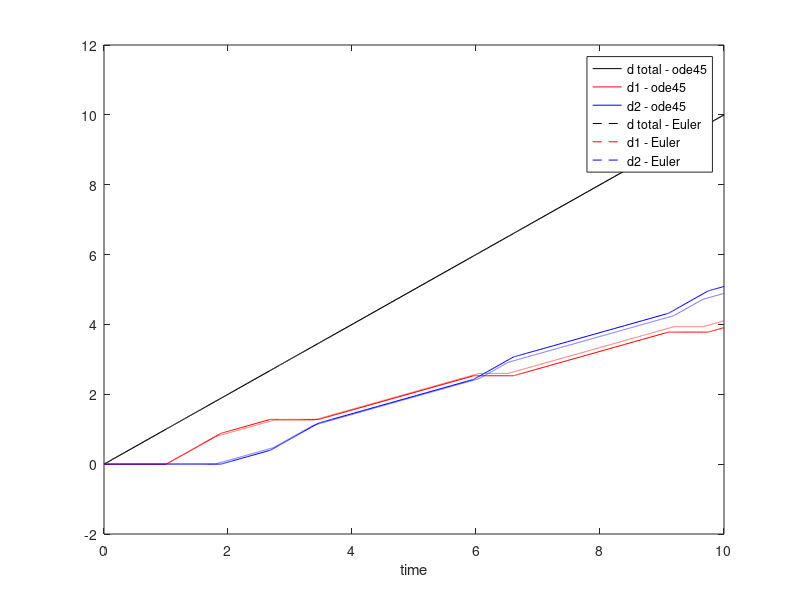
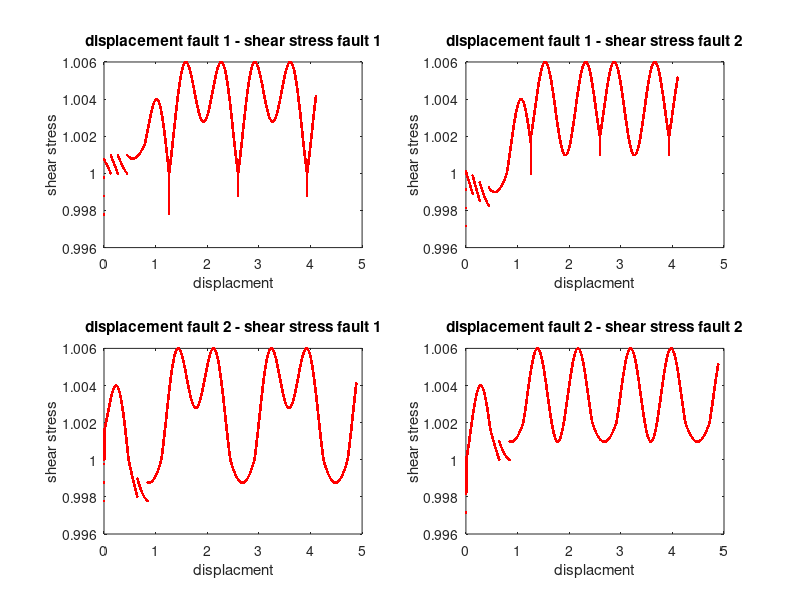

Write MATLAB code to recreate these figures, in order.
function [] = fault_system_idealized()
% Calculates displacements along 2 nearly parallel fault strands
% given some idealized assumptions:
% stress ~ sigma_xy + epsilon(t)
% fault1 ~ yield stress tau0, angle ~ 0 + epsilon1
% fault2 ~ yield stress tau0, angle ~ 0 + epsilon2
% Instead of changes directly to sigma_xy, below implements changes to
% principal stress angle as the perturbation
% yield criterion sigma_xy >= tau0
% System driven by applied constant velocity
% Stress is calculated elastically
% Written by VCT
    sigma_xy = 1;
    tau0 = 1;
    v = 1;
    mu = 1;
    H = 1;
    dt = 0.001;
    t = [0:dt:10];
    d = v*t;
    d1 = 0*t;
    d2 = d1;
    sigma_shear1 = d1;
    sigma_shear2 = d1;

    % Redundant, but need initial d1,d2,sigma_shear1,sigma_shear2 all zero
    d1(1) = 0;
    d2(1) = 0;
    sigma_shear1(1)=0;
    sigma_shear2(1)=0;

    % To toggle epsilon1 angle or ps_angle, pick different flags
    eps1_flag = 2;
    ps_angle_flag = 1;

    if eps1_flag == 1
        epsilon1 = .05;
    elseif eps1_flag == 2
        epsilon1 = .02;
    else
        epsilon1 = 0;
    end
    epsilon2 = 0;
    if ps_angle_flag == 1
        ps_angle = 0.1*cos(2*t); 
    else
        ps_angle = 0*t;
    end

    % Store fixed, specified time, and non-updating parameters in global structure
    % for easy access in ODE solver
    global G
    G.tau0 = tau0;
    G.mu = mu;
    G.H = H;
    G.v = v;
    G.epsilon1 = epsilon1;
    G.epsilon2 = epsilon2;
    G.ps_angle_flag = ps_angle_flag;
    
    % ODE initial conditions and ode45 solve
    ics = [0; 0; 0];
    tspan = [min(t) max(t)];
    opts = odeset('RelTol', 1e-6, 'AbsTol', 1e-6);
    [t45, y45] = ode45(@derivs, tspan, ics, opts);
    % Implicit stiff solver does not get past t = 1
    % [t15s, y15s] = ode15s(@derivs, tspan, ics, opts);
    
    for i=2:length(t)
        sigma_xy = mu/H*(d(i-1)-d1(i-1)-d2(i-1));
        sigma_shear1(i) = sigma_xy*cos(ps_angle(i-1)+epsilon1);
        sigma_shear2(i) = sigma_xy*cos(ps_angle(i-1)+epsilon2);
        if sigma_shear1(i) >= tau0 && sigma_shear2(i) < tau0
            %increment fault1
            d1(i)=d1(i-1)+v*dt;
            d2(i)=d2(i-1);
        elseif sigma_shear1(i) < tau0 && sigma_shear2(i) >= tau0
            %increment fault2
            d1(i)=d1(i-1);
            d2(i)=d2(i-1)+v*dt;
        elseif sigma_shear1(i) < tau0 && sigma_shear2(i) < tau0
            %neither fault incremented
            d1(i)=d1(i-1);
            d2(i)=d2(i-1);
        else
            %split the increment with some rule
            % 50% rule
            d1(i)=d1(i-1)+0.5*v*dt;
            d2(i)=d2(i-1)+0.5*v*dt;
        end
    end

    figure;
    hold on;
    plot(t45, y45(:, 1), "-k");
    plot(t45, y45(:, 2), "-r");
    plot(t45, y45(:, 3), "-b");
    plot(t, d, "--k")
    plot(t, d1, "--r")
    plot(t, d2, "--b")
    xlabel('time');
    box on;
    legend('d total - ode45', 'd1 - ode45', 'd2 - ode45', 'd total - Euler', 'd1 - Euler', 'd2 - Euler');
    
    
    figure;
    start_idx = 1000;
    subplot(2, 2, 1);
    plot(d1(start_idx:end), sigma_shear1(start_idx:end), 'r.');
    xlabel("displacment");
    ylabel("shear stress");
    title("displacement fault 1 - shear stress fault 1");
    
    subplot(2, 2, 2);
    plot(d1(start_idx:end), sigma_shear2(start_idx:end), 'r.');
    xlabel("displacment");
    ylabel("shear stress");
    title("displacement fault 1 - shear stress fault 2");

    subplot(2, 2, 3);
    plot(d2(start_idx:end), sigma_shear1(start_idx:end), 'r.');
    xlabel("displacment");
    ylabel("shear stress");
    title("displacement fault 2 - shear stress fault 1");

    subplot(2, 2, 4);
    plot(d2(start_idx:end), sigma_shear2(start_idx:end), 'r.');
    xlabel("displacment");
    ylabel("shear stress");
    title("displacement fault 2 - shear stress fault 2");
    
end


function dy_dt = derivs(t, y)
    global G;    
    d = y(1);
    d1 = y(2);
    d2 = y(3);

    if G.ps_angle_flag == 1
        ps_angle = 0.1*cos(2*t); 
    else
        ps_angle = 0*t;
    end

    sigma_xy = G.mu / G.H * (d - d1 - d2);
    sigma_shear1 = sigma_xy * cos(ps_angle + G.epsilon1);
    sigma_shear2 = sigma_xy * cos(ps_angle + G.epsilon2);

    % Derivatives
    d_dt = G.v;
    if sigma_shear1 >= G.tau0 && sigma_shear2 < G.tau0
        % Increment fault 1
        d1_dt = G.v;
        d2_dt = 0;
    elseif sigma_shear1 < G.tau0 && sigma_shear2 >= G.tau0
        % Increment fault 2
        d1_dt = 0;
        d2_dt = G.v;
    elseif sigma_shear1 < G.tau0 && sigma_shear2 < G.tau0
        % Neither fault incremented
        d1_dt = 0;
        d2_dt = 0;
    else
        % Split the increment with some rule
        % 50% rule
        d1_dt = 0.5 * G.v;
        d2_dt = 0.5 * G.v;
    end
    dy_dt = [d_dt; d1_dt; d2_dt];    
end

